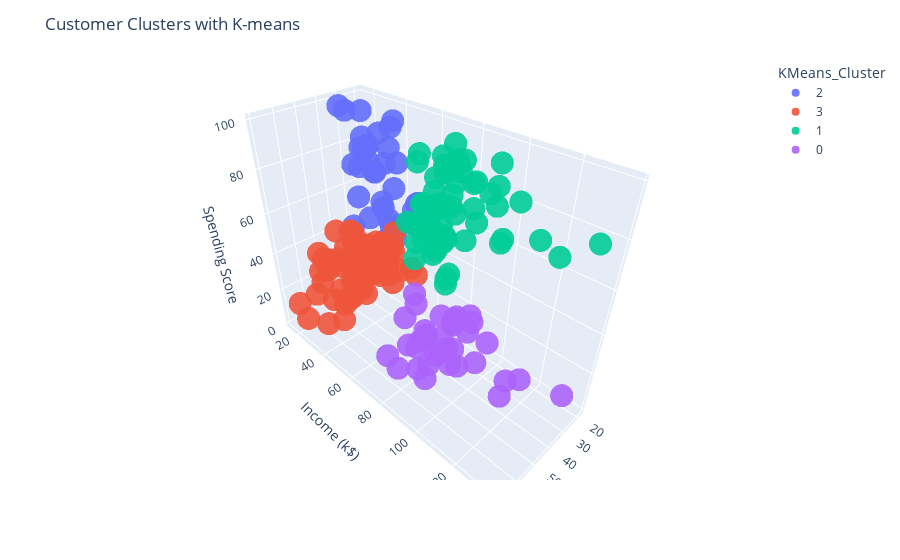

This figure's notebook cell:
### Code cell
import plotly.express as px
import plotly.graph_objects as go

# Converting the cluster labels to strings so that we can see the legend for each clusters
K_means_pca['KMeans_Cluster'] = K_means_pca['KMeans_Cluster'].astype(str)

fig = px.scatter_3d(K_means_pca, x='Age', y='Income (k$)', z='Spending Score', color='KMeans_Cluster',
                    opacity=0.9)

# We dont want the color bar 
fig.update_layout(
        coloraxis_showscale=False,
        title=f"Customer Clusters with K-means",
    )

fig.show()

### Figure 1 — Plotly figure (JSON) as saved in the notebook; plotly's stock layout.template omitted (floating-point values rounded to 4 significant figures)
{"data": [{"hovertemplate": "KMeans_Cluster=2<br>Age=%{x}<br>Income (k$)=%{y}<br>Spending Score=%{z}<extra></extra>", "legendgroup": "2", "marker": {"color": "#636efa", "opacity": 0.9, "symbol": "circle"}, "mode": "markers", "name": "2", "scene": "scene", "showlegend": true, "type": "scatter3d", "x": [19, 21, 23, 31, 22, 23, 30, 35, 24, 22, 20, 35, 25, 31, 29, 35, 23, 21, 18, 21, 30, 20, 24, 31, 24, 27, 29, 31, 33, 31, 27, 19, 18, 19, 32, 23, 21], "y": [15, 15, 16, 17, 17, 18, 19, 19, 20, 20, 21, 23, 24, 25, 28, 28, 29, 30, 33, 33, 34, 37, 38, 39, 39, 40, 40, 40, 42, 43, 46, 46, 48, 48, 48, 54, 54], "z": [39, 81, 77, 40, 76, 94, 72, 99, 77, 79, 66, 98, 73, 73, 82, 61, 87, 73, 92, 81, 73, 75, 92, 61, 65, 47, 42, 42, 60, 54, 51, 55, 59, 59, 47, 52, 57]}, {"hovertemplate": "KMeans_Cluster=3<br>Age=%{x}<br>Income (k$)=%{y}<br>Spending Score=%{z}<extra></extra>", "legendgroup": "3", "marker": {"color": "#EF553B", "opacity": 0.9, "symbol": "circle"}, "mode": "markers", "name": "3", "scene": "scene", "showlegend": true, "type": "scatter3d", "x": [20, 35, 64, 67, 58, 37, 35, 52, 35, 46, 54, 45, 40, 60, 53, 49, 42, 36, 65, 48, 49, 50, 49, 59, 50, 47, 51, 69, 53, 70, 67, 54, 63, 43, 68, 70, 47, 60, 60, 59, 45, 40, 49, 57, 38, 67, 46, 48, 55, 50, 68, 48, 40, 47, 48, 49, 67, 49, 66, 54, 68, 66, 65, 38, 63, 49, 51, 50, 38], "y": [16, 18, 19, 19, 20, 20, 21, 23, 24, 25, 28, 28, 29, 30, 33, 33, 34, 37, 38, 39, 39, 40, 42, 43, 43, 43, 44, 44, 46, 46, 47, 47, 48, 48, 48, 49, 49, 50, 50, 54, 54, 54, 54, 54, 54, 54, 54, 54, 57, 58, 59, 60, 60, 60, 61, 62, 62, 62, 63, 63, 63, 63, 63, 64, 65, 65, 67, 67, 67], "z": [6, 6, 3, 14, 15, 13, 35, 29, 35, 5, 14, 32, 31, 4, 4, 14, 17, 26, 35, 36, 28, 55, 52, 60, 45, 41, 50, 46, 46, 56, 52, 59, 51, 50, 48, 55, 42, 49, 56, 47, 53, 48, 42, 51, 55, 41, 44, 46, 58, 46, 55, 49, 40, 47, 42, 48, 59, 56, 50, 46, 43, 48, 52, 42, 43, 59, 43, 57, 40]}, {"hovertemplate": "KMeans_Cluster=1<br>Age=%{x}<br>Income (k$)=%{y}<br>Spending Score=%{z}<extra></extra>", "legendgroup": "1", "marker": {"color": "#00cc96", "opacity": 0.9, "symbol": "circle"}, "mode": "markers", "name": "1", "scene": "scene", "showlegend": true, "type": "scatter3d", "x": [26, 22, 34, 18, 32, 24, 27, 20, 23, 26, 21, 19, 19, 18, 19, 27, 40, 39, 23, 31, 40, 38, 39, 25, 31, 29, 32, 35, 32, 28, 32, 28, 32, 34, 39, 38, 27, 30, 30, 29, 31, 36, 33, 32, 28, 36, 30, 27, 35, 32, 29, 30, 28, 36, 32, 38, 35, 32, 30], "y": [54, 57, 58, 59, 60, 60, 60, 61, 62, 62, 62, 63, 64, 65, 65, 67, 69, 69, 70, 70, 71, 71, 71, 72, 72, 73, 73, 74, 75, 76, 76, 77, 77, 78, 78, 78, 78, 78, 78, 79, 81, 85, 86, 87, 87, 87, 88, 88, 93, 97, 98, 99, 101, 103, 103, 113, 120, 126, 137], "z": [54, 55, 60, 41, 42, 52, 50, 49, 41, 55, 42, 54, 46, 48, 50, 56, 58, 91, 29, 77, 95, 75, 75, 34, 71, 88, 73, 72, 93, 40, 87, 97, 74, 90, 88, 76, 89, 78, 73, 83, 93, 75, 95, 63, 75, 92, 86, 69, 90, 86, 88, 97, 68, 85, 69, 91, 79, 74, 83]}, {"hovertemplate": "KMeans_Cluster=0<br>Age=%{x}<br>Income (k$)=%{y}<br>Spending Score=%{z}<extra></extra>", "legendgroup": "0", "marker": {"color": "#ab63fa", "opacity": 0.9, "symbol": "circle"}, "mode": "markers", "name": "0", "scene": "scene", "showlegend": true, "type": "scatter3d", "x": [43, 59, 47, 20, 44, 19, 57, 25, 48, 34, 43, 44, 47, 37, 34, 56, 19, 50, 42, 36, 40, 36, 52, 58, 59, 37, 46, 41, 54, 41, 34, 33, 47, 45, 32], "y": [71, 71, 71, 73, 73, 74, 75, 77, 77, 78, 78, 78, 78, 78, 78, 79, 81, 85, 86, 87, 87, 87, 88, 88, 93, 97, 98, 99, 101, 103, 103, 113, 120, 126, 137], "z": [35, 11, 9, 5, 7, 10, 5, 12, 36, 22, 17, 20, 16, 1, 1, 35, 5, 26, 20, 27, 13, 10, 13, 15, 14, 32, 15, 39, 24, 17, 23, 8, 16, 28, 18]}], "layout": {"coloraxis": {"showscale": false}, "legend": {"title": {"text": "KMeans_Cluster"}, "tracegroupgap": 0}, "margin": {"t": 60}, "scene": {"domain": {"x": [0, 1], "y": [0, 1]}, "xaxis": {"title": {"text": "Age"}}, "yaxis": {"title": {"text": "Income (k$)"}}, "zaxis": {"title": {"text": "Spending Score"}}}, "title": {"text": "Customer Clusters with K-means"}}}
